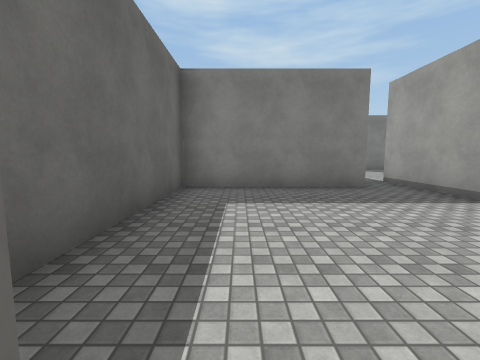
[1] (above)

16 first-person views from a walk through a scene from a Unity 3-D project. The camera is 1.4 m above the floor, tilts 6° down and sees 90° across. Doors are open. The floor is counted in squares, 2 m on a side. Each view is taken from the middle of a square. On the plan, view 1 faces up. The plan holds only what a view shows up to about 9 squares ahead; the rest is blank. The place goes on beyond the plan. The player is left out. Surface patterns are stand-ins for the level's own textures.

[2]
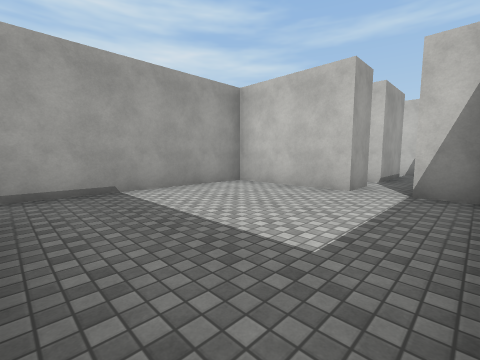

[3]
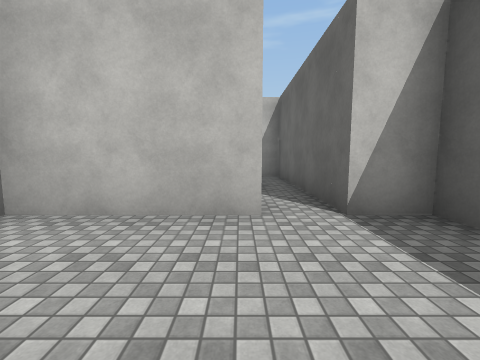

[4]
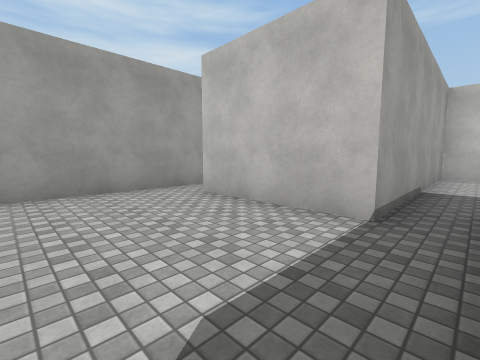

[5]
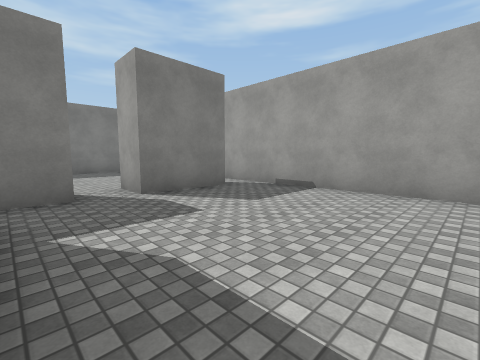

[6]
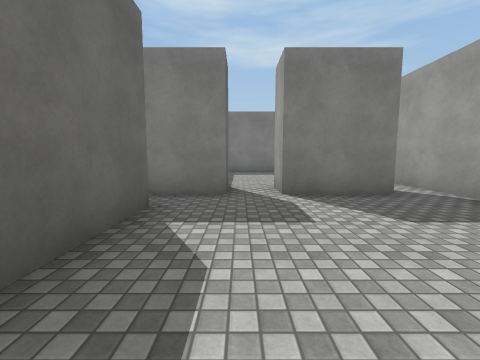

[7]
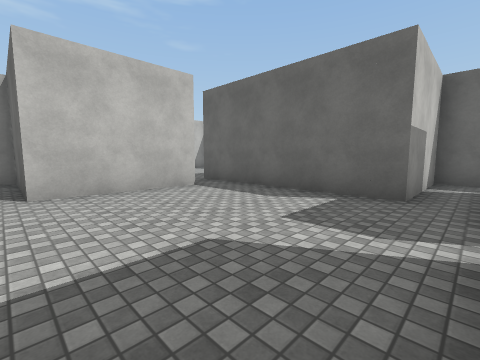

[8]
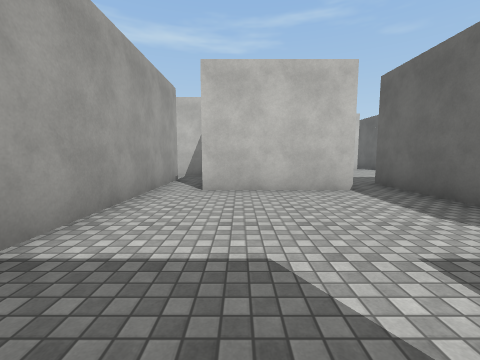

[9]
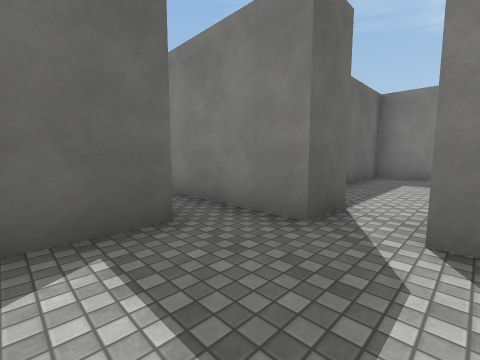

[10]
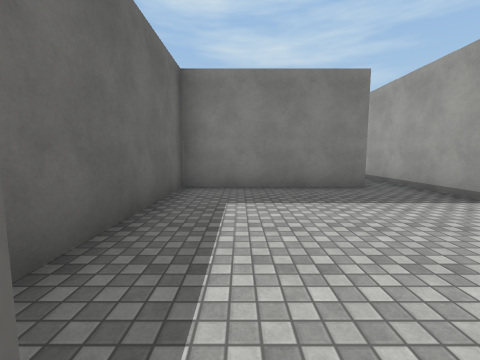

[11]
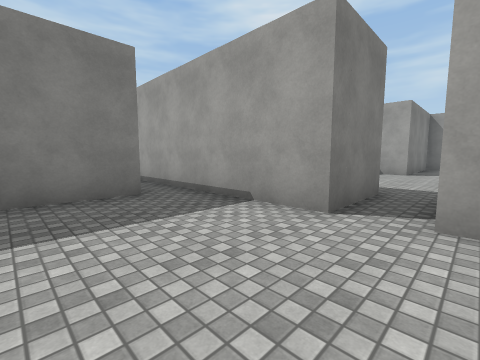

[12]
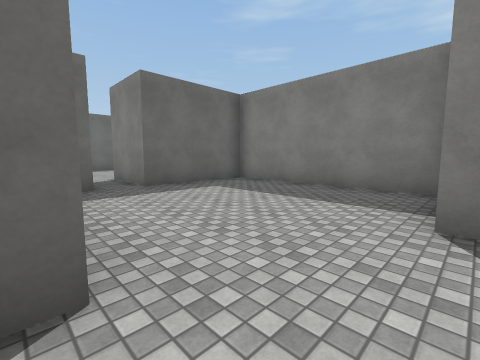

[13]
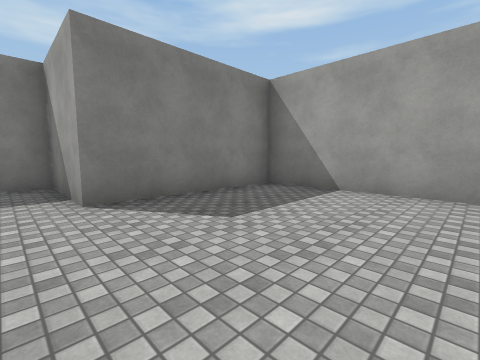

[14]
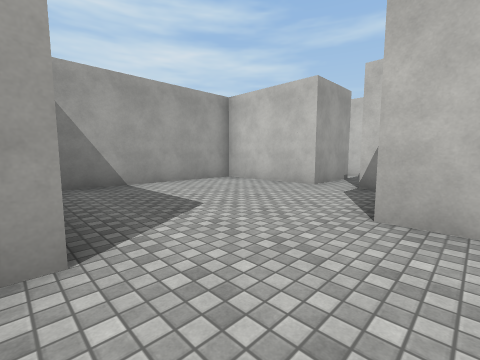

[15]
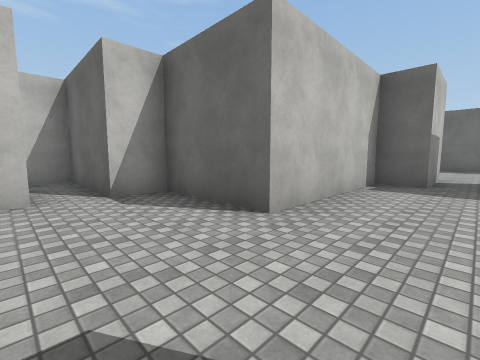

[16]
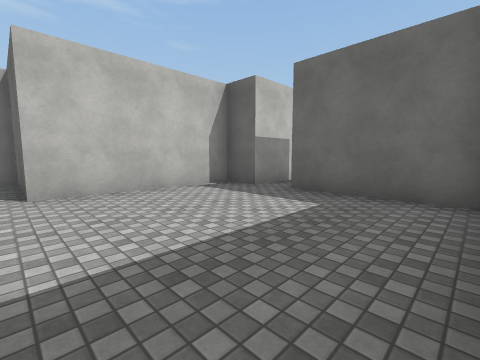

### Floor plan
Ten units are one square. View 1 is at (0, 0); x grows to the right and y downward. Boxes are objects, and circles mark ways between rooms. Rooms are numbered by the first view taken in them; rooms with no view inside come last. Other rooms are left out.
<svg viewBox="-17 -200 210 230">
<path fill="none" stroke="#000" d="M7 8 7 -2M7 18 11 18M-3 -2 -3 16M7 -2 37 -2 37 -63M28 -64 28 -52 -12 -52 -12 -2 -3 -2M69 -112 48 -112 48 -122M37 -63 67 -63M38 -124 38 -112 9 -112M78 -64 78 -133M-3 -103 28 -103 28 -64M69 -172 28 -172 28 -132M78 -142 78 -195M157 -98 188 -98 188 -147 147 -147M137 -123 137 -98 147 -98M78 -133 97 -133 97 -123 137 -123M147 -147 147 -172 97 -172 97 -142 78 -142M78 -42 78 -64M67 -63 67 -33 80 -33"/>
<circle cx="0" cy="0" r="3" fill="#2a7"/>
<circle cx="30" cy="-60" r="3" fill="#2a7"/>
<circle cx="40" cy="-120" r="3" fill="#2a7"/>
<circle cx="70" cy="-120" r="3" fill="#2a7"/>
<circle cx="70" cy="-55" r="3" fill="#2a7"/>
<circle cx="85" cy="-140" r="3" fill="#2a7"/>
<circle cx="140" cy="-140" r="3" fill="#2a7"/>
<text x="30" y="10">1</text>
<text x="10" y="-30">2</text>
<text x="50" y="-90">3</text>
<text x="50" y="-150">4</text>
<text x="160" y="-120">5</text>
<text x="110" y="-150">6</text>
<text x="70" y="-50">7</text>
</svg>
Room 1 opens to room 2. Room 2 opens to room 3. Room 3 opens to room 4. Room 3 opens to room 7. Room 4 opens to room 6. Room 5 opens to room 6.

Where each view was taken, in squares from view 1:
view 1: 0 up, 0 right, facing up
view 2: 5 up, 1 left, facing down-right
view 3: 3 up, 1 right, facing down
view 4: 9 up, 3 right, facing down-right
view 5: 7 up, 3 right, facing up-right
view 6: 7 up, 4 right, facing up
view 7: 11 up, 7 right, facing down-left
view 8: 11 up, 6 right, facing down
view 9: 9 up, 5 right, facing up-left
view 10: 12 up, 4 right, facing up
view 11: 13 up, 5 right, facing up-right
view 12: 12 up, 15 right, facing up-left
view 13: 11 up, 14 right, facing up-right
view 14: 15 up, 13 right, facing down-right
view 15: 14 up, 16 right, facing down-left
view 16: 17 up, 14 right, facing down-left
